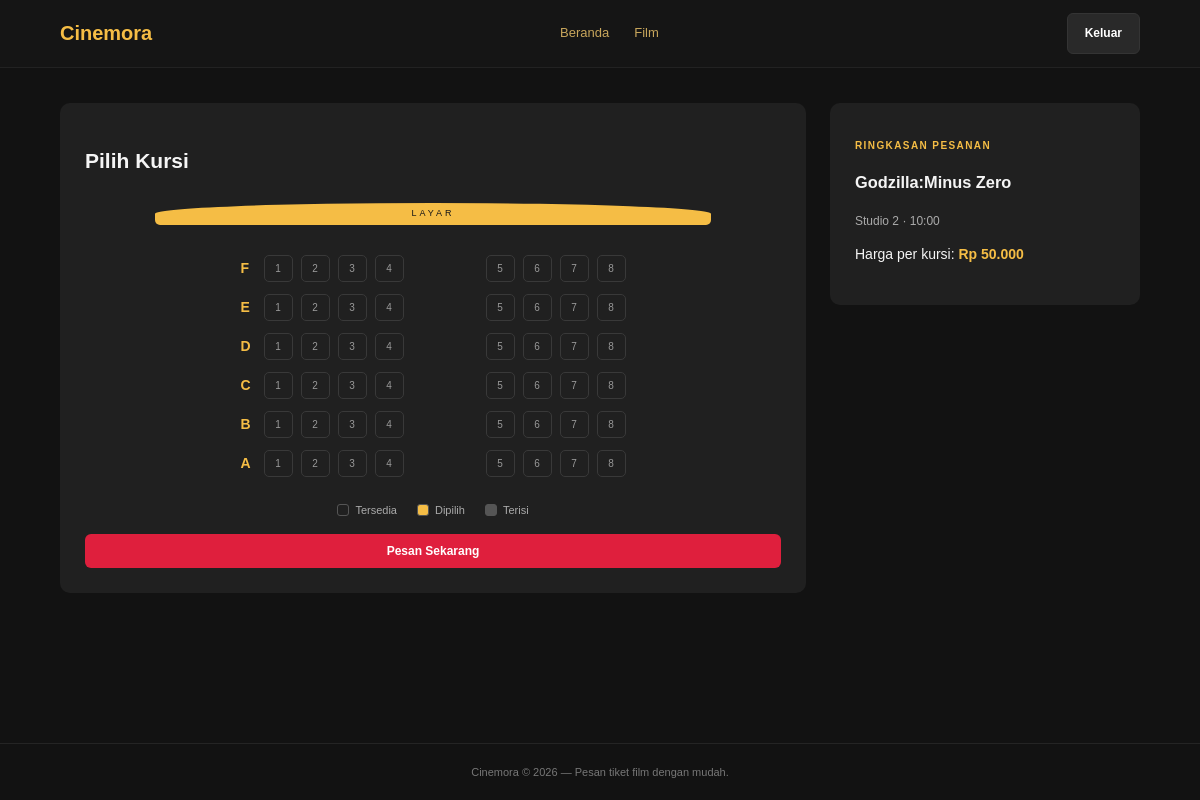
Page /kursi.php?id_jadwal=8 (signed in) on the committed database.
### tables this page shows
CREATE TABLE `timetables` (
  `id` int(11) NOT NULL,
  `film_id` int(11) NOT NULL,
  `studio_id` int(11) NOT NULL,
  `show_date` date NOT NULL,
  `show_time` time NOT NULL,
  `price` int(11) NOT NULL
);

CREATE TABLE `films` (
  `id` int(11) NOT NULL,
  `title` varchar(150) NOT NULL,
  `genre` varchar(50) NOT NULL,
  `duration` int(11) NOT NULL,
  `age_rating` varchar(10) DEFAULT NULL,
  `synopsis` text DEFAULT NULL,
  `poster` varchar(255) DEFAULT NULL,
  `status` enum('now_showing','coming_soon') DEFAULT 'now_showing'
);

CREATE TABLE `studios` (
  `id` int(11) NOT NULL,
  `name` varchar(50) NOT NULL,
  `type` varchar(30) DEFAULT 'Regular'
);

### fungsi.php (called while the page is built, shortened)
<?php
require_once "traits/FormatRupiah.php";
require_once "classes/Film.php";
require_once "classes/Timetable.php";
require_once "classes/Booking.php";
$pdo = (new Database())->koneksi();
$modelJadwal = new Timetable($pdo);
$modelBooking = new Booking($pdo);
function e($teks) {
    return htmlspecialchars(
        (string)$teks,
        ENT_QUOTES,
        "UTF-8"
    );
}
?>

### classes/Booking.php (called while the page is built, shortened)
<?php
class Booking {
    private $db;
    public function __construct($pdo) {
        $this->db = $pdo;
    }
    public function kursiTerisi($idJadwal) {
        $stmt = $this->db->prepare(
            "SELECT s.seat_code
            FROM booking_details d
            JOIN seats s ON d.seat_id = s.id
            WHERE d.timetable_id = ?"
        );
        $stmt->execute([$idJadwal]);
        return $stmt->fetchAll(PDO::FETCH_COLUMN);
    }
}

### classes/Timetable.php (called while the page is built, shortened)
<?php
class Timetable {
    private $db;
    public function __construct($pdo) {
        $this->db = $pdo;
    }
    public function cari($id) {
        $stmt = $this->db->prepare(
            "SELECT t.id AS id_jadwal,
                    t.studio_id AS id_studio,
                    t.film_id AS id_film,
                    f.title AS judul,
                    s.name AS studio,
                    t.show_date AS tanggal,
                    TIME_FORMAT(t.show_time, '%H:%i') AS jam,
                    t.price AS harga
            FROM timetables t
            JOIN films f ON t.film_id = f.id
            JOIN studios s ON t.studio_id = s.id
            WHERE t.id = ?"
        );
        $stmt->execute([$id]);
        return $stmt->fetch();
    }
}

### traits/FormatRupiah.php (called while the page is built)
<?php
trait FormatRupiah {
    public function rupiah($angka) {
        return 'Rp ' . number_format(
            (float)$angka,
            0,
            ',',
            '.'
        );
    }
}

### kursi.php (the view, shortened to what this page needs)
<?php
require_once "fungsi.php";
$idJadwal = (int)($_GET["id_jadwal"] ?? 0);
$jadwal = $modelJadwal->cari($idJadwal);
$terisi = $modelBooking->kursiTerisi($idJadwal);
require "header.php";
?>
<div class="booking-layout">
    <section class="seat-panel">
        <h2>Pilih Kursi</h2>
        <div class="screen">
            LAYAR
        </div>
        <form method="POST">
            <div class="seat-map">
                <?php foreach (range("F", "A") as $baris): ?>
                    <div class="seat-row">
                        <b><?= $baris ?></b>
                        <?php for ($i = 1; $i <= 8; $i++): ?>
                            <?php $kode = $baris . $i; ?>
                            <?php if (in_array($kode, $terisi)): ?>
                                <span class="seat occupied">
                                    <?= $i ?>
                                </span>
                            <?php else: ?>
                                <label class="seat">
                                    <span><?= $i ?></span>
                                </label>
                            <?php endif; ?>
                        <?php endfor; ?>
                    </div>
                <?php endforeach; ?>
            </div>
            <div class="legend">
                <span><i></i> Tersedia</span>
                <span><i class="chosen"></i> Dipilih</span>
                <span><i class="taken"></i> Terisi</span>
            </div>
            <button class="btn btn-block" type="submit">
                Pesan Sekarang
            </button>
        </form>
    </section>
    <aside class="summary">
        <p class="eyebrow">RINGKASAN PESANAN</p>
        <h3><?= e($jadwal["judul"]) ?></h3>
        <p class="muted">
            <?= e($jadwal["studio"]) ?>
            · <?= e($jadwal["jam"]) ?>
        </p>
        <p>
            Harga per kursi:
            <strong class="gold">
                <?= $modelJadwal->rupiah($jadwal["harga"]) ?>
            </strong>
        </p>
    </aside>
</div>
<?php require "footer.php"; ?>

### style.css (style rules this page uses)
* { box-sizing: border-box; }
:root { --bg: #121212; --panel: #202020; --panel2: #191919; --text: #f5f5f5; --muted: #aaa; --red: #df1f3d; --gold: #f5bd45; --line: #303030; }
body { margin: 0; background: var(--bg); color: var(--text); font-family: Arial, Helvetica, sans-serif; font-size: 14px; line-height: 1.55; }
.btn { display: inline-block; border: 0; border-radius: 6px; background: var(--red); color: #fff; padding: 10px 17px; font-weight: 700; font-size: 12px; text-align: center; cursor: pointer; }
.btn-block { display: block; width: 100%; margin-top: 12px; }
.eyebrow { color: var(--gold); font-size: 10px; font-weight: bold; letter-spacing: 1.4px; }
.muted { color: var(--muted); font-size: 12px; }
.booking-layout { display: grid; grid-template-columns: 1fr 310px; gap: 24px; align-items: start; }
.seat-panel, .summary { background: var(--panel); padding: 25px; border-radius: 10px; }
.screen { width: 80%; margin: 25px auto 30px; text-align: center; color: #181818; background: var(--gold); padding: 4px; border-radius: 50% 50% 5px 5px; font-size: 9px; letter-spacing: 3px; }
.seat-map { display: grid; gap: 12px; width: max-content; max-width: 100%; margin: auto; }
.seat-row { display: flex; align-items: center; gap: 8px; }
.seat-row b { width: 15px; color: var(--gold); }
.seat { width: 29px; height: 27px; border: 1px solid #393939; border-radius: 5px; display: grid; place-items: center; color: #999; font-size: 10px; cursor: pointer; position: relative; }
.seat-row .seat:nth-child(6) { margin-left: 74px; }
.legend { display: flex; justify-content: center; gap: 20px; margin: 25px 0 15px; color: #aaa; font-size: 11px; }
.legend span { display: flex; align-items: center; gap: 6px; }
.legend i { width: 12px; height: 12px; border: 1px solid #555; border-radius: 3px; }
.legend i.chosen { background: var(--gold); }
.legend i.taken { background: #555; }
.gold { color: var(--gold); }
.admin-layout > *, .booking-layout > *, .detail-layout > * { min-width: 0; }

### rows in the picture
timetables: film.title "Godzilla:Minus Zero", studio.name "Studio 2", price "Rp 50.000"

### other values in the picture
$baris "F"
$baris "E"
$baris "D"
$baris "C"
$baris "B"
$baris "A"
$jadwal["jam"] "10:00"
